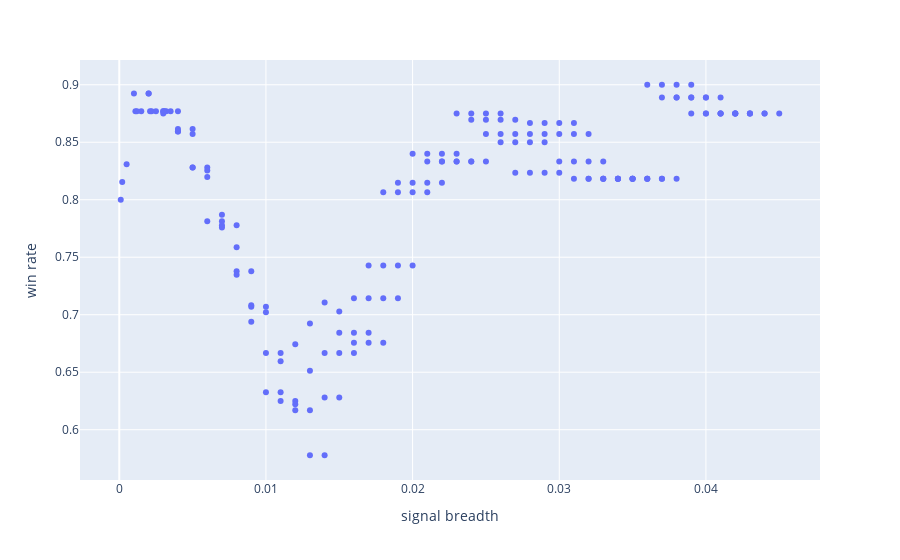

Notebook source saved alongside this figure:
### Code cell
df_grid_search_res['scatter label'] = list(trade_res.keys())

import plotly.express as px
fig = px.scatter(df_grid_search_res,x='signal breadth', y='win rate',
                # marginal_x="histogram",
                # text=df_grid_search_res['scatter label'].tolist()
                )
fig.show()
# tmp_grid_res.plot.scatter(x='signal breadth',y='win rate',s=10)

### Figure 1 — Plotly figure (JSON) as saved in the notebook; plotly's stock layout.template omitted (floating-point values rounded to 4 significant figures; data arrays with more than 128 entries replaced by an {"elided": "..."} marker saying what was removed)
{"data": [{"hovertemplate": "signal breadth=%{x}<br>win rate=%{y}<extra></extra>", "legendgroup": "", "marker": {"color": "#636efa", "symbol": "circle"}, "mode": "markers", "name": "", "orientation": "v", "showlegend": false, "type": "scatter", "x": {"elided": "180 float values"}, "xaxis": "x", "y": {"elided": "180 float values"}, "yaxis": "y"}], "layout": {"legend": {"tracegroupgap": 0}, "margin": {"t": 60}, "xaxis": {"anchor": "y", "domain": [0, 1], "title": {"text": "signal breadth"}}, "yaxis": {"anchor": "x", "domain": [0, 1], "title": {"text": "win rate"}}}}
